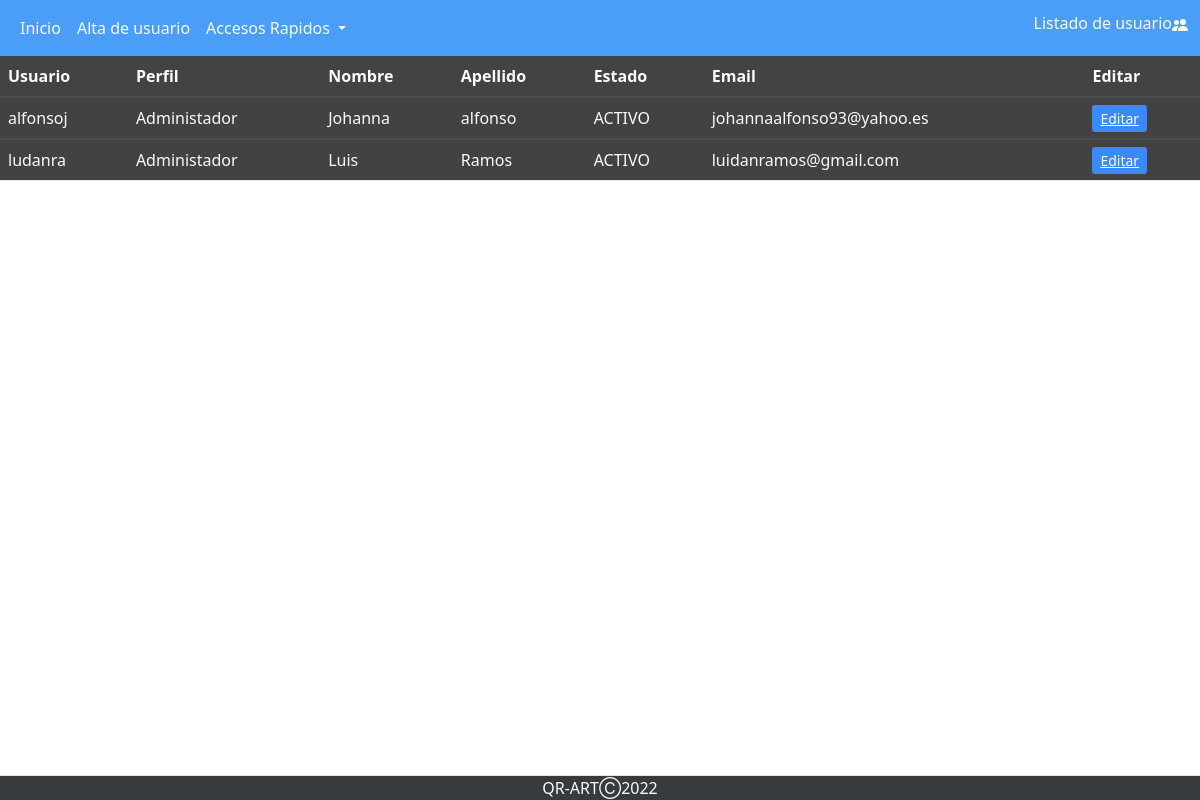
The app's page /perfiles/perfil_admin/abm_user/tablamodificacion.php with its own data.
### tables this page shows
CREATE TABLE `usuarios` (
  `usuario` text NOT NULL,
  `contrasena` varchar(100) NOT NULL,
  `cod_perfil` int(2) NOT NULL,
  `nombre_usu` text NOT NULL,
  `apellido_usu` text NOT NULL,
  `est_baja_usu` text NOT NULL,
  `email_usu` text NOT NULL,
  `id_usuario` int(11) NOT NULL,
  `token` varchar(100) NOT NULL
);

CREATE TABLE `perfiles` (
  `cod_perfil` int(6) NOT NULL,
  `nombre_perfil` text NOT NULL
);

### perfiles/perfil_admin/abm_user/tablamodificacion.php (the view, shortened to what this page needs)
<?php
$conexion=mysqli_connect("localhost","root","","qr_art");
?>
<!DOCTYPE html>
<html lang="en">
<head>
    <link rel="stylesheet" href="https://cdnjs.cloudflare.com/ajax/libs/twitter-bootstrap/5.1.3/css/bootstrap.min.css">
    <link rel="stylesheet" href="https://cdn.datatables.net/1.12.1/css/dataTables.bootstrap5.min.css">
   <link href="https://cdn.jsdelivr.net/npm/bootstrap@5.0.2/dist/css/bootstrap.min.css" rel="stylesheet">
    <link rel="stylesheet " href="../../../assets/stylesnav.css">
    <link rel="stylesheet " href="../../../assets/back.css">
    <link rel="stylesheet " href="../../../assets/table.css">
</head>
<body>
<nav class="navbar navbar-expand-lg ">
  <div class="container-fluid">
    <div class="collapse navbar-collapse" id="navbarSupportedContent">
      <ul class="navbar-nav me-auto mb-2 mb-lg-0">
        <li class="nav-item">
          <a class="nav-link active text-light" aria-current="page" href="../perfil_admin.php">Inicio</a>
        </li>
        <li class="nav-item">
          <a class="nav-link text-light" href="./abm_usuarios.php">Alta de usuario</a>
        </li>
        <li class="nav-item dropdown text-light">
          <a class="nav-link dropdown-toggle text-light" href="#" id="navbarDropdown" role="button" data-bs-toggle="dropdown" aria-expanded="false">
            Accesos Rapidos
          </a>
        </li>
      </ul>
      <h6 class="text-sm-center text-light">Listado de usuario</h6>
    </div>
  </div>
</nav>
    <table id="usuarios" name="usuarios" class="table table-striped" style="width:100%" class="text-light">
        <thead>
            <tr class="text-light">
                <th class="text-light">Usuario</th>
                <th class="text-light">Perfil</th>
                <th class="text-light">Nombre</th>
                <th class="text-light">Apellido</th>
                <th class="text-light">Estado</th>
                <th class="text-light">Email</th>
                <th class="text-light">Editar</th>
            </tr>
        </thead>
        <?php
        $sql="SELECT u.apellido_usu, u.email_usu, u.est_baja_usu, u.id_usuario, u.nombre_usu, u.usuario, p.nombre_perfil FROM usuarios u INNER JOIN perfiles p ON u.cod_perfil = p.cod_perfil ORDER BY usuario ASC";
        $result=mysqli_query($conexion, $sql);
        $resultado=mysqli_num_rows( $result);
        if($resultado > 0){
        while($mostrar=mysqli_fetch_array($result)){
        ?>
        <tbody>
            <tr>
                <td class="text-light" ><?php echo $mostrar['usuario'] ?></td>
                <td class="text-light"><?php echo $mostrar['nombre_perfil'] ?></td>
                <td class="text-light"><?php echo $mostrar['nombre_usu'] ?></td>
                <td class="text-light"><?php echo $mostrar['apellido_usu'] ?></td>
                <td class="text-light"><?php echo $mostrar['est_baja_usu'] ?></td>
                <td class="text-light"><?php echo $mostrar['email_usu'] ?></td>
                <td>
                <a class= "btn-sm btn-primary" href="/QR-ART/php/Actualizar.php?id=<?php echo $mostrar['id_usuario']?>" >Editar</a>
                 </td>
            </tr>
        </tbody>
        <?php
        }
      }
        ?>
    </table>
    <footer class="py-0 mt-5 border-top bg-dark fixed-bottom">
            <p class="col-md-12 mb-0 text-light text-center">QR-ARTⒸ2022</p>
    </footer>
</body>
</html>

### assets/stylesnav.css (style rules this page uses)
.navbar-expand-lg { background-color: #3794f7; }

### assets/back.css (style rules this page uses)
* { margin: 0; padding: 0; }
body { background-image: url('../assets/img/55.jpg'); background-repeat: no-repeat; background-size: cover; opacity: 0.9; }

### assets/table.css (style rules this page uses)
table { background-color: rgb(23, 24, 25); opacity: 0.9; margin-bottom: 40rem; }

### records on screen
usuarios: usuario "alfonsoj", cod_perfil.nombre_perfil "Administador", nombre_usu "Johanna", apellido_usu "alfonso", est_baja_usu "ACTIVO", email_usu "johannaalfonso93@yahoo.es"
usuarios: usuario "ludanra", cod_perfil.nombre_perfil "Administador", nombre_usu "Luis", apellido_usu "Ramos", est_baja_usu "ACTIVO", email_usu "luidanramos@gmail.com"
